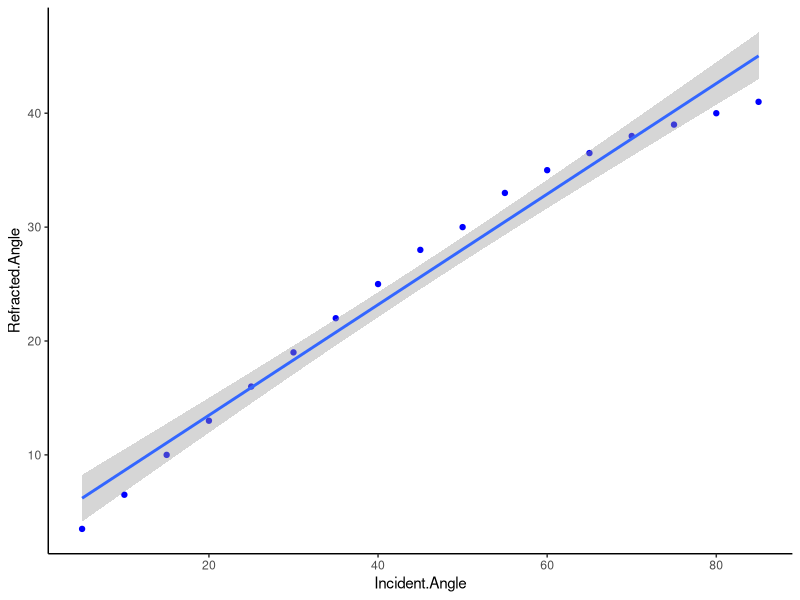

Generate this figure with R:
# load data file
dat <- read.csv("Angles.csv", header = TRUE, stringsAsFactors = FALSE)

# load ggplot
library(ggplot2)

# create scatterplot and trend line
ggplot(dat, aes(x=Incident.Angle, y=Refracted.Angle)) +
  geom_point(color="blue") +
  stat_smooth(method = "lm") +
  theme_classic()
